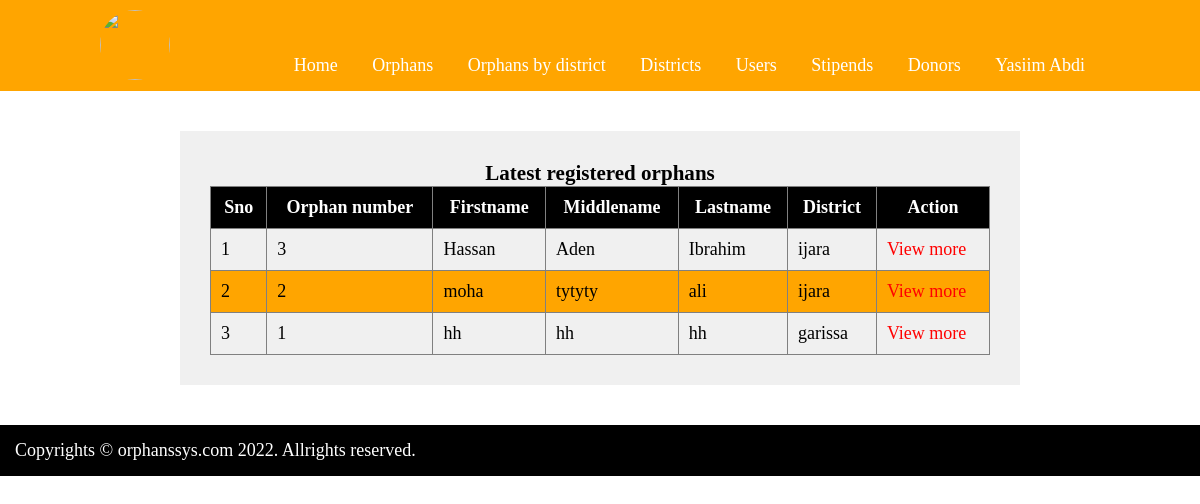
The app's page /admin/home.php (signed in), older data.
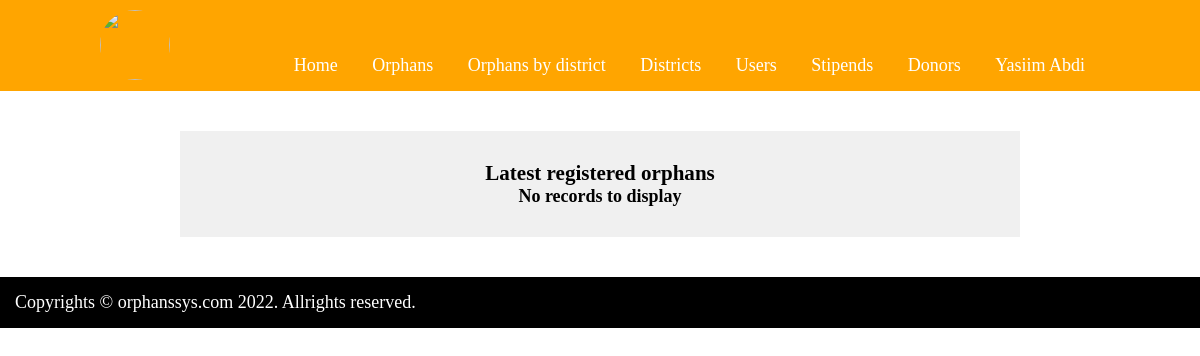
The same page, newer data.
### tables this page shows
CREATE TABLE `orphans` (
  `id` int(11) NOT NULL,
  `onum` int(11) NOT NULL,
  `firstname` varchar(30) NOT NULL,
  `middlename` varchar(30) NOT NULL,
  `lastname` varchar(30) NOT NULL,
  `dob` varchar(30) NOT NULL,
  `age` int(2) NOT NULL,
  `bcertno` varchar(100) NOT NULL,
  `address` text NOT NULL,
  `district` varchar(100) NOT NULL,
  `gname` varchar(100) NOT NULL,
  `gcontacts` varchar(30) NOT NULL,
  `bcert` longblob NOT NULL,
  `dcert` longblob NOT NULL,
  `natid` longblob NOT NULL,
  `photo` longblob NOT NULL,
  `representative` varchar(100) NOT NULL,
  `date_reg` varchar(100) NOT NULL,
  `donor` varchar(100) NOT NULL DEFAULT 'No donor'
);

### admin/home.php (the view, shortened to what this page needs)
<?php
include('head.php');
include('../dbcon.php');
?>
<!DOCTYPE html>
<html>
<head>
	<link rel="stylesheet" type="text/css" href="styles.css">
</head>
<body>
	<div class="main">
		<h3>Latest registered orphans</h3>
		<?php
			$retrieve = mysqli_query($con, "select * from orphans order by id desc limit 20");
			if(mysqli_num_rows($retrieve)==0){
				echo "<h4>No records to display</h4>";
			}
			else{
				echo "<table border='1'>";
					echo "<tr> <th>Sno</th> <th>Orphan number</th> <th>Firstname</th> <th>Middlename</th> <th>Lastname</th> <th>District</th> <th>Action</th> </tr>";
				$sno = 1;
				while($row = mysqli_fetch_array($retrieve)){
					echo "<tr>";
						$id = $row['id'];
						echo "<td>".$sno."</td>";
						echo "<td>".$row['onum']."</td>";
						echo "<td>".$row['firstname']."</td>";
						echo "<td>".$row['middlename']."</td>";
						echo "<td>".$row['lastname']."</td>";
						echo "<td>".$row['district']."</td>";
						echo "<td> <a href='view.php?id=$id'>View more</a> </td>";
					echo "</tr>";
					$sno++;
				}
				echo "</table>";
			}
		?>
	</div>
</body>
</html>
<?php include('footer.php'); ?>

Row changes from the older to the newer data that the page shows:
removed orphans: onum "3", firstname "Hassan", middlename "Aden", lastname "Ibrahim", district "ijara"
removed orphans: onum "2", firstname "moha", middlename "tytyty", lastname "ali", district "ijara"
removed orphans: onum "1", firstname "hh", middlename "hh", lastname "hh", district "garissa"
Text that changed along with them:
text no longer shown: "Sno Orphan number Firstname Middlename Lastname District Action"
text now shown: "No records to display"
